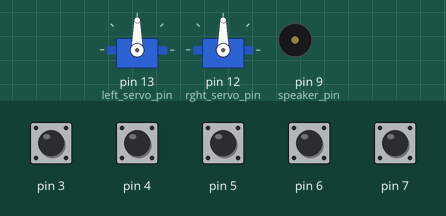
A sketch run on a simulated Arduino Uno, built with avr-gcc and run on an emulated ATmega328P. Parts: 2 × servo, buzzer (waves = sounding). Inputs (shaded band) come from the test bench; at power-on: pin 3–7 HIGH.

Above: at 2.2 s.
2.3 s: pin 4 pulled LOW for 0.15 s
At 2.37 s:
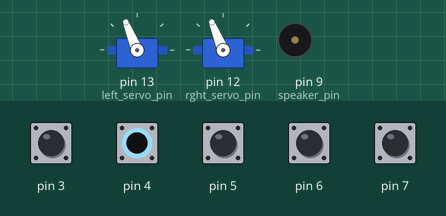
3.9 s: pin 5 pulled LOW for 0.15 s
At 3.97 s:
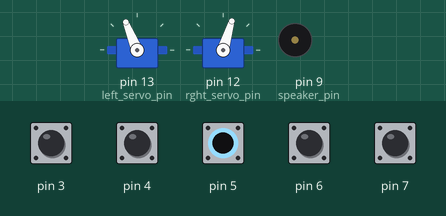
5.5 s: pin 6 pulled LOW for 0.15 s
At 5.57 s:
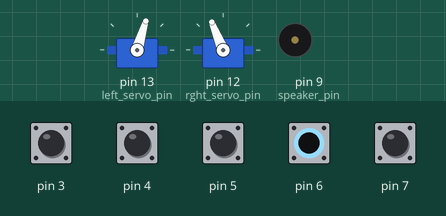
7.1 s: pin 7 pulled LOW for 0.15 s
At 7.17 s:
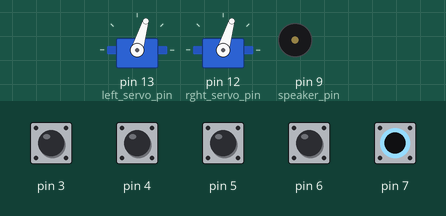
8.7 s: pin 3 pulled LOW for 0.15 s
At 9.0 s:
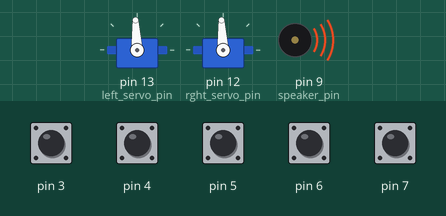
11.8 s: pin 3 pulled LOW for 1 s
At 12.6 s:
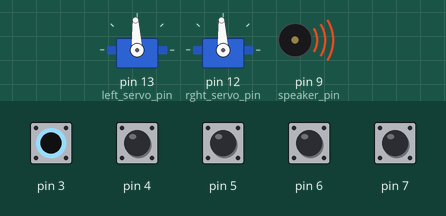
Timing chart, 0 to 15.6 s (numbered marks = the images above; inputs shaded):
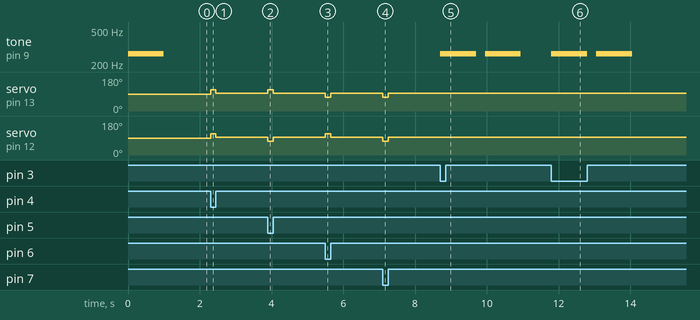

The sketch:

rc_boe_bot_robot.ino
```cpp
// Robotics with the BOE Shield - RoamingWithWhiskers
// Go forward.  Back up and turn if whiskers indicate BOE Shield bot bumped
// into something.

#include <Servo.h>                           // Include servo library

#define NOTE_C4  262

Servo servoLeft;                             // Declare left and right servos
Servo servoRight;


static const int step_dur = 50;                 // In milliseconds
static const int honk_dur = 1000 + 1000 + 250;  // In milliseconds


// static const uint8_t rght_whskr_pin = 7;
// static const uint8_t left_whskr_pin = 5;


static const uint8_t rght_servo_pin = 12;
static const uint8_t left_servo_pin = 13;
static const uint8_t speaker_pin    = 9;


static const uint8_t pin_shift_f_l = 8;
static const uint8_t left_btn_pin  = pin_shift_f_l - 1;
static const uint8_t bkwd_btn_pin  = pin_shift_f_l - 2;
static const uint8_t frwd_btn_pin  = pin_shift_f_l - 3;
static const uint8_t rght_btn_pin  = pin_shift_f_l - 4;
static const uint8_t honk_btn_pin  = pin_shift_f_l - 5;


void honk(unsigned int n = 2);


void setup()                                 // Built-in initialization block
{
  Serial.begin(9600);

  // Set up input from receiver:
  pinMode(left_btn_pin, INPUT_PULLUP);
  pinMode(bkwd_btn_pin, INPUT_PULLUP);
  pinMode(frwd_btn_pin, INPUT_PULLUP);
  pinMode(rght_btn_pin, INPUT_PULLUP);
  pinMode(honk_btn_pin, INPUT_PULLUP);

  servoLeft.attach(left_servo_pin);          // Attach left signal to pin 13
  servoRight.attach(rght_servo_pin);         // Attach right signal to pin 12

  // Set up speaker
  pinMode(speaker_pin,  OUTPUT);
  noTone(speaker_pin);
  honk(1);
}

void loop()                                  // Main loop auto-repeats
{
  // byte wLeft = digitalRead(5);               // Copy left result to wLeft
  // byte wRight = digitalRead(7);              // Copy right result to wRight

  if        (digitalRead(honk_btn_pin) == LOW) {
    halt();
    honk(2);
    // delay(step_dur);
  } else if (digitalRead(frwd_btn_pin) == LOW) {
    while (digitalRead(frwd_btn_pin) == LOW) forward(step_dur);
    halt();
  } else if (digitalRead(bkwd_btn_pin) == LOW) {
    while (digitalRead(bkwd_btn_pin) == LOW) backward(step_dur);
    halt();
  } else if (digitalRead(left_btn_pin) == LOW) {
    while (digitalRead(left_btn_pin) == LOW) turnLeft(step_dur);
    halt();
  } else if (digitalRead(rght_btn_pin) == LOW) {
    while (digitalRead(rght_btn_pin) == LOW) turnRight(step_dur);
    halt();
  }

  // if((wLeft == 0) && (wRight == 0))          // If both whiskers contact
  // {
  //   backward(1000);                          // Back up 1 second
  //   turnLeft(800);                           // Turn left about 120 degrees
  // }
  // else if(wLeft == 0)                        // If only left whisker contact
  // {
  //   backward(1000);                          // Back up 1 second
  //   turnRight(400);                          // Turn right about 60 degrees
  // }
  // else if(wRight == 0)                       // If only right whisker contact
  // {
  //   backward(1000);                          // Back up 1 second
  //   turnLeft(400);                           // Turn left about 60 degrees
  // }
  // else                                       // Otherwise, no whisker contact
  // {
  //   forward(20);                             // Forward 1/50 of a second
  // }
}

void halt()                                  // Halt function
{
  servoLeft.writeMicroseconds(1500);         // Left wheel counterclockwise
  servoRight.writeMicroseconds(1500);        // Right wheel clockwise
}

void forward(int time)                       // Forward function
{
  servoLeft.writeMicroseconds(1700);         // Left wheel counterclockwise
  servoRight.writeMicroseconds(1300);        // Right wheel clockwise
  delay(time);                               // Maneuver for time ms
}

void turnLeft(int time)                      // Left turn function
{
  servoLeft.writeMicroseconds(1300);         // Left wheel clockwise
  servoRight.writeMicroseconds(1300);        // Right wheel clockwise
  delay(time);                               // Maneuver for time ms
}

void turnRight(int time)                     // Right turn function
{
  servoLeft.writeMicroseconds(1700);         // Left wheel counterclockwise
  servoRight.writeMicroseconds(1700);        // Right wheel counterclockwise
  delay(time);                               // Maneuver for time ms
}

void backward(int time)                      // Backward function
{
  servoLeft.writeMicroseconds(1300);         // Left wheel clockwise
  servoRight.writeMicroseconds(1700);        // Right wheel counterclockwise
  delay(time);                               // Maneuver for time ms
}

void honk(unsigned int n) {
  for (int i = 0; i < n; i++) {
    tone(speaker_pin, NOTE_C4, 1000);        // Play tone for 1 second
    delay(1000);                             // Delay to finish tone
    noTone(speaker_pin);
    if (i+1 < n) delay(250);                 // Only delay between honks
  }
}
```

Measured:
- after the input at 2.3 s, servo on pin 13 (left_servo_pin), servo on pin 12 (rght_servo_pin): 90° → 112° at once, → 93° 0.15 s later
- after the input at 3.9 s, servo on pin 13 (left_servo_pin): 93° → 112° at once, → 93° 0.15 s later; servo on pin 12 (rght_servo_pin): 93° → 73° at once, → 93° 0.15 s later
- after the input at 5.5 s, servo on pin 13 (left_servo_pin): 93° → 73° at once, → 93° 0.15 s later; servo on pin 12 (rght_servo_pin): 93° → 112° at once, → 93° 0.15 s later
- after the input at 7.1 s, servo on pin 13 (left_servo_pin), servo on pin 12 (rght_servo_pin): 93° → 73° at once, → 93° 0.15 s later
- after the input at 8.7 s, tone on pin 9 (speaker_pin): alternates 262 Hz for 1.0 s and silent for 0.25 s, starting at once
- after the input at 11.8 s, tone on pin 9 (speaker_pin): alternates 262 Hz for 1.0 s and silent for 0.25 s, 4 changes in all, then stays silent, starting at once
